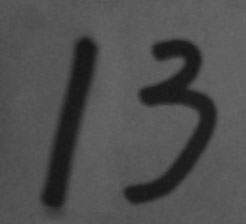
#> input picture CV/opencv_tutorial_naumdeveloper/opencv_tutorial_codec.wang/11-Edge-Detection/handwriting.jpg, 246 x 224 px
$ python cv2_canny_edge_detection.py
#> lines starting #> are read from the running program, lines starting #| are printed output that depends on the picture; after the words box and inside, x2 and y2 are one past the last pixel; in counts of white or black regions, pixels touching at a corner belong together
import cv2
import numpy as np

# 1.Хитрое обнаружение краев
img = cv2.imread('handwriting.jpg', 0)
#> img is the input picture: shape (224, 246); min 20, max 105, mean 78.9
edges = cv2.Canny(img, 30, 70)
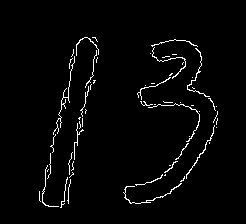
#> edges: shape (224, 246); 2.5% white in thin lines or dots, all inside (x1, y1, x2, y2) = (39, 37, 218, 208)

cv2.imshow('canny', np.hstack((img, edges)))
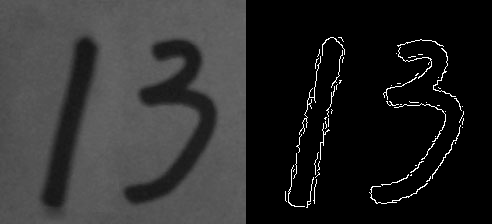
#> window 'canny': shape (224, 492); min 0, max 255, mean 42.7
cv2.waitKey(0)


# 2. Сначала порог, затем обнаружение границ
# Сегментация порога (с использованием автоматического порога Otsu, упомянутого в дополнительной части)
_, thresh = cv2.threshold(img, 0, 255, cv2.THRESH_BINARY + cv2.THRESH_OTSU)
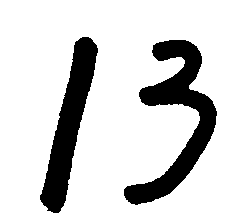
#> thresh: shape (224, 246); 83.6% white; 2 black regions, box (x1, y1, x2, y2) and area: (124, 40, 217, 205) 5068, (40, 37, 98, 213) 3983
edges = cv2.Canny(thresh, 30, 70)
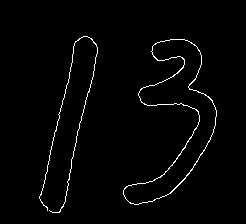
#> edges: shape (224, 246); 1.8% white in thin lines or dots, all inside (x1, y1, x2, y2) = (39, 36, 217, 213)

cv2.imshow('canny', np.hstack((img, thresh, edges)))
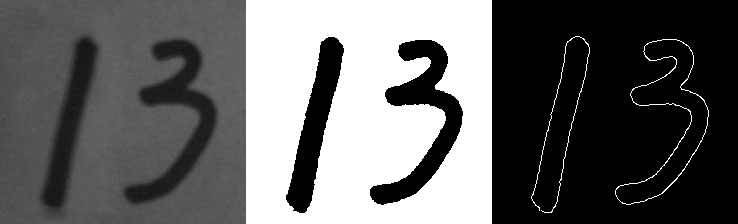
#> window 'canny': shape (224, 738); min 0, max 255, mean 98.9
cv2.waitKey(0)

$ run again, with CV/opencv_tutorial_naumdeveloper/opencv_tutorial_codec.wang/11-Edge-Detection/sudoku.jpg copied over CV/opencv_tutorial_naumdeveloper/opencv_tutorial_codec.wang/11-Edge-Detection/handwriting.jpg
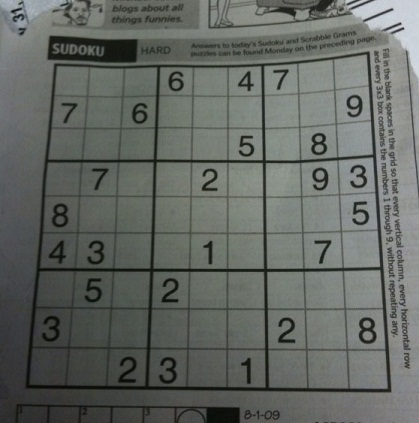
#> input picture CV/opencv_tutorial_naumdeveloper/opencv_tutorial_codec.wang/11-Edge-Detection/sudoku.jpg, 419 x 423 px
#> `edges = cv2.Canny(img, 30, 70)`:
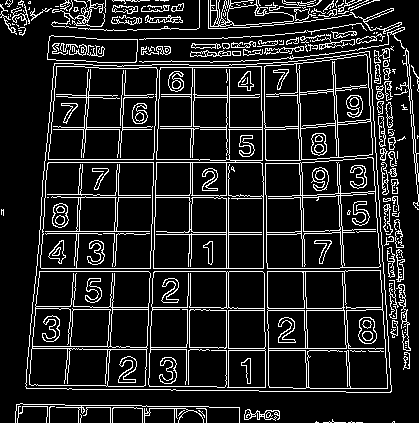
#> edges: shape (423, 419); 13.2% white in thin lines or dots
#> thresh: shape (423, 419); 59.5% white; 336 black regions (260 under 20 px), largest, box (x1, y1, x2, y2) and area: (0, 51, 391, 423) 58753, (47, 35, 231, 64) 3751, (208, 0, 352, 29) 1133
#> `cv2.imshow('canny', np.hstack((img, thresh, edges)))`:
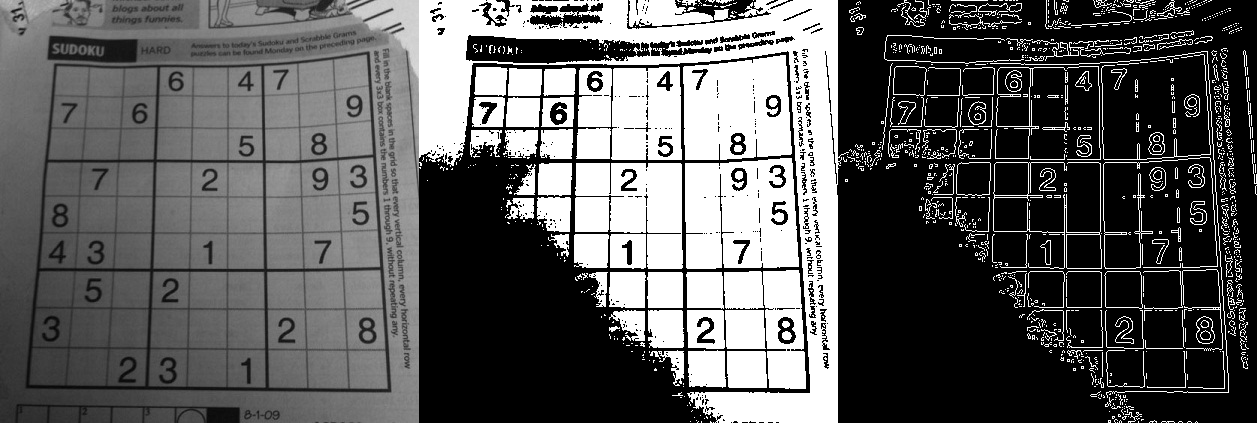
#> window 'canny': shape (423, 1257); min 0, max 255, mean 91.8
